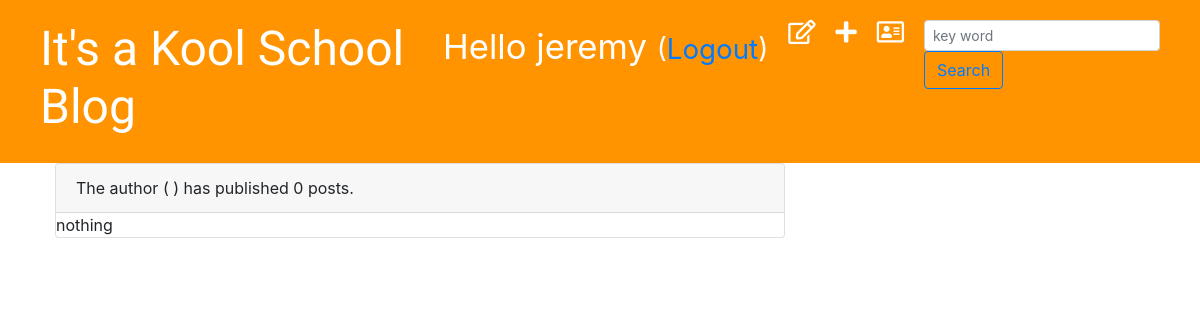
/blog/by/james (signed in), run on an earlier commit of the app's database.
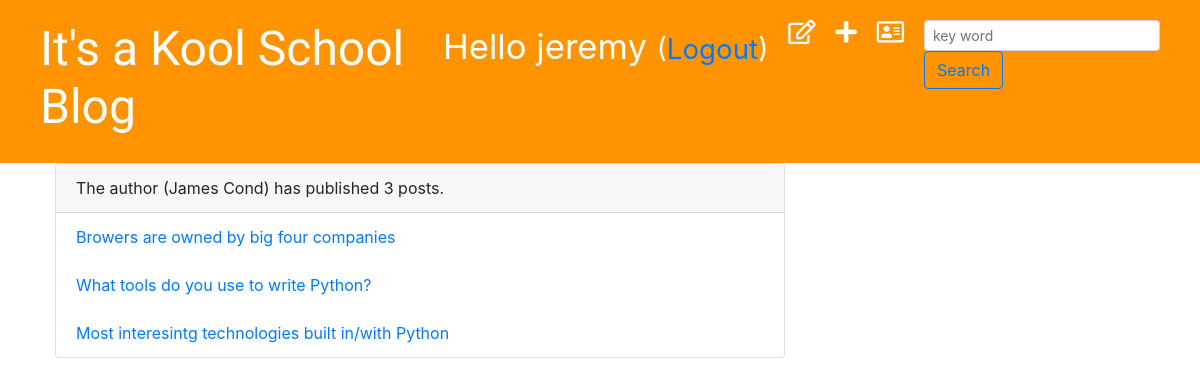
And on a later commit of the database.
### blog/models.py (models this page shows, shortened)
class Post(models.Model):
    author = models.ForeignKey('auth.User', on_delete=models.CASCADE, null=True, blank=True)
    title = models.CharField(max_length=200)
    text = models.TextField()
    created_date = models.DateTimeField(auto_now_add=True)
    published_date = models.DateTimeField(blank=True, null=True)
    viewed = models.IntegerField(default=0, editable=0)

### blog/views.py (the view)
# urls.py: path('by/<username>', views.ListUserPost.as_view(), name='user_post'),
class ListUserPost(LoginRequiredMixin, ListView):
    template_name = "blog/user_post_list.html"
    def get_queryset(self):
        username = self.kwargs.get("username")
        posts = models.Post.objects.filter(author__username=username)
        return posts

### blog/templates/blog/user_post_list.html
{% extends "blog/base.html" %}
{% block content %}
  <div class="card">
    <div class="card-header">
      The author ({{ object_list.0.author.first_name }} {{ object_list.0.author.last_name }})
      has published {{ object_list|length }} posts.
    </div>
    <ul class="list-group list-group-flush">
    {% for post in object_list %}
      <a href="{% url 'blog:post_detail' pk=post.pk %}">
        <li class="list-group-item">{{ post.title }}</li>
      </a>
    {% empty %}
        nothing
    {% endfor %}
    </ul>
  </div>
{% endblock content %}

What changed in the data, as far as the page shows it:
added Post: author.first_name "James", author.last_name "Cond", title "Browers are owned by big four companies"
added Post: title "What tools do you use to write Python?"
added Post: title "Most interesintg technologies built in/with Python"
Also different on the page:
{{ object_list|length }}: "0" → "3"
text no longer shown: "nothing"
